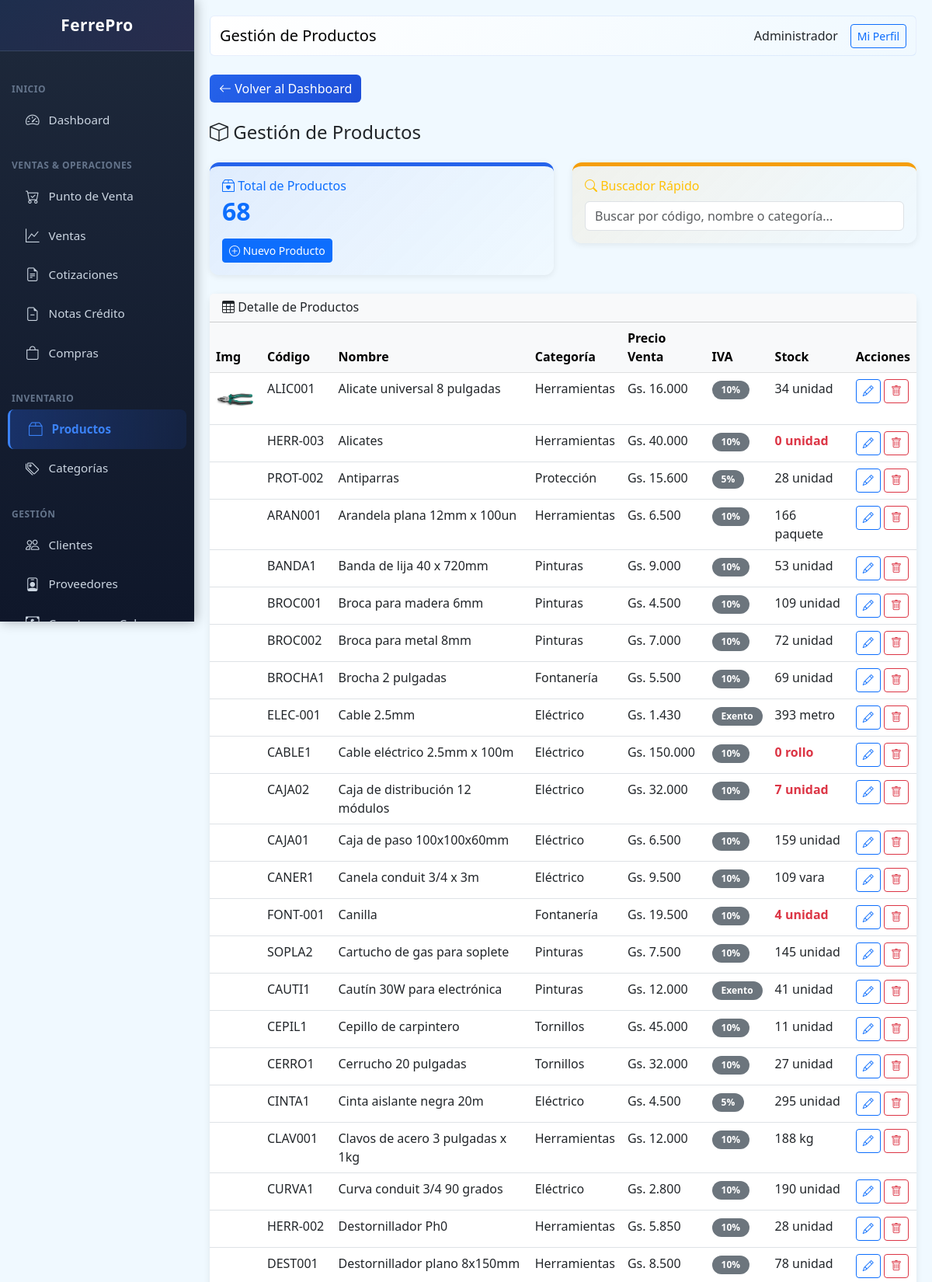
/public/index.php?page=products (signed in, upper part), run on the app's committed database.
### tables this page shows
CREATE TABLE users (
                id INTEGER PRIMARY KEY AUTOINCREMENT,
                name TEXT NOT NULL,
                email TEXT UNIQUE,
                password TEXT NOT NULL,
                role TEXT DEFAULT 'vendedor',
                active INTEGER DEFAULT 1,
                created_at DATETIME DEFAULT CURRENT_TIMESTAMP
            , last_login DATETIME, last_password_change DATETIME, failed_login_attempts INTEGER DEFAULT 0, locked_until DATETIME, two_fa_enabled INTEGER DEFAULT 0, two_fa_secret TEXT);

CREATE TABLE products (
                id INTEGER PRIMARY KEY AUTOINCREMENT,
                code TEXT UNIQUE,
                barcode TEXT,
                name TEXT NOT NULL,
                description TEXT,
                category_id INTEGER,
                provider_id INTEGER,
                unit TEXT DEFAULT 'unidad',
                cost_price REAL DEFAULT 0,
                sale_price REAL DEFAULT 0,
                wholesale_price REAL DEFAULT 0,
                stock INTEGER DEFAULT 0,
                min_stock INTEGER DEFAULT 5,
                location TEXT,
                active INTEGER DEFAULT 1,
                created_at DATETIME DEFAULT CURRENT_TIMESTAMP, iva INTEGER DEFAULT 10, image TEXT,
                FOREIGN KEY (category_id) REFERENCES categories(id),
                FOREIGN KEY (provider_id) REFERENCES providers(id)
            );

CREATE TABLE categories (
                id INTEGER PRIMARY KEY AUTOINCREMENT,
                name TEXT NOT NULL,
                description TEXT,
                parent_id INTEGER,
                active INTEGER DEFAULT 1,
                created_at DATETIME DEFAULT CURRENT_TIMESTAMP
            );

### class/Database.php (called while the page is built, shortened)
<?php
class Database extends PDO {
    private static $instance = null;
    public static function getInstance() {
        if (self::$instance === null) {
            self::$instance = new self();
        }
        return self::$instance;
    }
}

### class/Format.php (called while the page is built, shortened)
<?php
class Format {
    public static function money($amount) {
        $amount = floatval($amount);
        return 'Gs. ' . number_format($amount, 0, ',', '.');
    }
}

### views/products/index.php (the view, shortened to what this page needs)
<?php
$pageTitle = 'Gestión de Productos';
$sort = $_GET['sort'] ?? 'name';
$orderBy = $sort === 'stock' ? 'p.stock ASC, p.min_stock DESC' : 'p.name';
$products = db()->query("SELECT p.*, c.name as category_name FROM products p LEFT JOIN categories c ON p.category_id = c.id WHERE p.active = 1 ORDER BY $orderBy")->fetchAll(PDO::FETCH_ASSOC);
$rows_html = '';
foreach ($products as $p) {
    $stockClass = $p['stock'] <= $p['min_stock'] ? 'text-danger fw-bold' : '';
    $iva_label = $p['iva'] == 0 ? 'Exento' : $p['iva'] . '%';
    $imgHtml = !empty($p['image']) ? '<img src="' . BASE_URL . '/' . htmlspecialchars($p['image']) . '" style="max-height: 50px;">' : '';
    $rows_html .= '<tr>
        <td>' . $imgHtml . '</td>
        <td>' . htmlspecialchars($p['code']) . '</td>
        <td>' . htmlspecialchars($p['name']) . '</td>
        <td>' . ($p['category_name'] ?? '-') . '</td>
        <td>' . Format::money($p['sale_price']) . '</td>
        <td><span class="badge bg-secondary">' . $iva_label . '</span></td>
        <td class="' . $stockClass . '">' . $p['stock'] . ' ' . $p['unit'] . '</td>
        <td>
            <a href="?page=products&action=edit&id=' . $p['id'] . '" class="btn btn-sm btn-outline-primary"><i class="bi bi-pencil"></i></a>
            <a href="?page=products&action=delete&id=' . $p['id'] . '" class="btn btn-sm btn-outline-danger" onclick="return confirm(\'Confirmar?\')"><i class="bi bi-trash"></i></a>
        </td>
    </tr>';
}
$content = '
<div class="mb-4">
    <a href="?page=dashboard" class="btn btn-nav-back me-2"><i class="bi bi-arrow-left"></i> Volver al Dashboard</a>
</div>
<h4 class="mb-4"><i class="bi bi-box"></i> Gestión de Productos</h4>
<div class="row mb-4">
    <div class="col-md-6">
        <div class="card" style="border-top: 5px solid var(--primary); background: linear-gradient(135deg, rgba(37, 99, 235, 0.08), transparent);">
            <div class="card-body">
                <h6 class="text-primary mb-1"><i class="bi bi-box2-heart"></i> Total de Productos</h6>
                <h3 class="mb-0 text-primary" style="font-size: 2rem; font-weight: 700;">' . count($products) . '</h3>
                <a href="?page=products&action=new" class="btn btn-sm btn-primary mt-3"><i class="bi bi-plus-circle"></i> Nuevo Producto</a>
            </div>
        </div>
    </div>
    <div class="col-md-6">
        <div class="card" style="border-top: 5px solid var(--warning); background: linear-gradient(135deg, rgba(245, 158, 11, 0.08), transparent);">
            <div class="card-body">
                <h6 class="text-warning mb-1"><i class="bi bi-search"></i> Buscador Rápido</h6>
                <input type="text" id="search" class="form-control" placeholder="Buscar por código, nombre o categoría..." style="margin-top: 10px;">
            </div>
        </div>
    </div>
</div>
<div class="card">
    <div class="card-header bg-light">
        <h6 class="mb-0"><i class="bi bi-table"></i> Detalle de Productos</h6>
    </div>
    <div class="card-body p-0">
        <div class="table-responsive">
            <table class="table table-hover mb-0" id="tabla">
                <thead class="table-light">
                    <tr>
                        <th>Img</th>
                        <th>Código</th>
                        <th>Nombre</th>
                        <th>Categoría</th>
                        <th>Precio Venta</th>
                        <th>IVA</th>
                        <th>Stock</th>
                        <th>Acciones</th>
                    </tr>
                </thead>
                <tbody>
                    ' . $rows_html . '
                </tbody>
            </table>
        </div>
    </div>
</div>
<script>
document.getElementById("search").addEventListener("keyup", function() {
    var filter = this.value.toLowerCase();
    document.querySelectorAll("#tabla tbody tr").forEach(function(row) {
        row.style.display = row.textContent.toLowerCase().includes(filter) ? "" : "none";
    });
});
</script>';

### views/layouts/main.php (shortened to what this page needs)
<!DOCTYPE html>
<html lang="es">
<head>
    <link rel="stylesheet" href="https://cdn.jsdelivr.net/npm/bootstrap@5.3.0/dist/css/bootstrap.min.css">
    <link rel="stylesheet" href="https://cdn.jsdelivr.net/npm/bootstrap-icons@1.10.0/font/bootstrap-icons.css">
</head>
<body>
    <div class="sidebar">
        <div class="logo-section">
            <h5><i class="bi bi-hammer-wrench"></i> FerrePro</h5>
        </div>
        <nav class="nav flex-column">
            <div class="nav-section">Inicio</div>
            <a class="nav-link" href="?page=dashboard"><i class="bi bi-speedometer2"></i> Dashboard</a>
            <div class="nav-section">Ventas & Operaciones</div>
            <a class="nav-link" href="?page=pos"><i class="bi bi-cart-check"></i> Punto de Venta</a>
            <a class="nav-link" href="?page=sales"><i class="bi bi-graph-up"></i> Ventas</a>
            <a class="nav-link" href="?page=quotes"><i class="bi bi-file-earmark-text"></i> Cotizaciones</a>
            <a class="nav-link" href="?page=credit_notes"><i class="bi bi-file-earmark-minus"></i> Notas Crédito</a>
            <a class="nav-link" href="?page=purchases"><i class="bi bi-bag"></i> Compras</a>
            <div class="nav-section">Inventario</div>
            <a class="nav-link" href="?page=products"><i class="bi bi-box2"></i> Productos</a>
            <a class="nav-link" href="?page=categories"><i class="bi bi-tags"></i> Categorías</a>
            <div class="nav-section">Gestión</div>
            <a class="nav-link" href="?page=clients"><i class="bi bi-people"></i> Clientes</a>
            <a class="nav-link" href="?page=providers"><i class="bi bi-person-badge"></i> Proveedores</a>
            <a class="nav-link" href="?page=receivable"><i class="bi bi-cash-coin"></i> Cuentas por Cobrar</a>
        </nav>
    </div>
    <div class="main-content">
        <nav class="navbar navbar-expand-lg mb-4 rounded">
            <div class="container-fluid">
                <span class="navbar-brand mb-0 h1"><?= $pageTitle ?? 'FerrePro' ?></span>
                <div class="d-flex align-items-center gap-3">
                    <span><?= user()['name'] ?? '' ?></span>
                    <a href="?page=profile" class="btn btn-sm btn-outline-primary">Mi Perfil</a>
                </div>
            </div>
        </nav>
        <?= $content ?? '' ?>
    </div>
</body>
</html>

### views/layouts/main.php (style rules this page uses)
:root { --primary: #2563eb; --success: #10b981; --danger: #ef4444; --warning: #f59e0b; --info: #06b6d4; --secondary: #8b5cf6; --dark: #1e293b; }
body { font-family: 'Segoe UI', sans-serif; background: #f0f9ff; }
.sidebar { width: 250px; background: linear-gradient(180deg, #1e293b 0%, #0f172a 100%); height: 100vh; position: fixed; top: 0; left: 0; overflow-y: auto; box-shadow: 2px 0 15px rgba(0,0,0,0.3); z-index: 1000; }
.sidebar .logo-section { padding: 20px; text-align: center; border-bottom: 1px solid rgba(148, 163, 184, 0.2); background: linear-gradient(135deg, rgba(37, 99, 235, 0.1) 0%, rgba(139, 92, 246, 0.1) 100%); }
.sidebar .logo-section h5 { color: white; margin: 0; font-weight: 700; font-size: 1.3rem; letter-spacing: 0.5px; }
.sidebar nav { padding: 15px 0; }
.sidebar .nav-link { color: #cbd5e1; padding: 12px 20px; border-left: 3px solid transparent; display: flex; align-items: center; gap: 12px; transition: all 0.3s ease; margin: 0 10px; border-radius: 8px; font-size: 0.95rem; }
.sidebar .nav-link i { font-size: 1.1rem; transition: all 0.3s ease; }
.sidebar .nav-link.active { background: linear-gradient(90deg, rgba(37, 99, 235, 0.3) 0%, rgba(37, 99, 235, 0.1) 100%); color: #3b82f6; border-left-color: #3b82f6; font-weight: 600; padding-left: 24px; }
.sidebar .nav-link.active i { color: #3b82f6; }
.nav-section { padding: 15px 15px 5px 15px; font-size: 0.75rem; font-weight: 700; text-transform: uppercase; color: #64748b; letter-spacing: 0.5px; margin-top: 10px; }
.main-content { margin-left: 250px; padding: 20px; }
.navbar { background: linear-gradient(135deg, #ffffff 0%, #f0f9ff 100%); border-radius: 10px; border: 1px solid rgba(37, 99, 235, 0.1); }
.card { border: none; border-radius: 12px; box-shadow: 0 2px 8px rgba(0,0,0,0.08); transition: all 0.3s ease; }
.btn-nav-back { background: linear-gradient(135deg, var(--primary), #1d4ed8); color: white; border: none; }
.badge { border-radius: 20px; padding: 6px 12px; font-weight: 600; }

### data on the page
users: name "Administrador"
products: image (picture), code "ALIC001", name "Alicate universal 8 pulgadas", category.name "Herramientas", sale_price "Gs. 16.000", iva "10%", stock "34", unit "unidad"
products: code "HERR-003", name "Alicates", category.name "Herramientas", sale_price "Gs. 40.000", iva "10%", stock "0", unit "unidad"
products: code "PROT-002", name "Antiparras", category.name "Protección", sale_price "Gs. 15.600", iva "5%", stock "28", unit "unidad"
products: code "ARAN001", name "Arandela plana 12mm x 100un", category.name "Herramientas", sale_price "Gs. 6.500", iva "10%", stock "166", unit "paquete"
products: code "BANDA1", name "Banda de lija 40 x 720mm", category.name "Pinturas", sale_price "Gs. 9.000", iva "10%", stock "53", unit "unidad"
products: code "BROC001", name "Broca para madera 6mm", category.name "Pinturas", sale_price "Gs. 4.500", iva "10%", stock "109", unit "unidad"
products: code "BROC002", name "Broca para metal 8mm", category.name "Pinturas", sale_price "Gs. 7.000", iva "10%", stock "72", unit "unidad"
products: code "BROCHA1", name "Brocha 2 pulgadas", category.name "Fontanería", sale_price "Gs. 5.500", iva "10%", stock "69", unit "unidad"
products: code "ELEC-001", name "Cable 2.5mm", category.name "Eléctrico", sale_price "Gs. 1.430", iva "Exento", stock "393", unit "metro"
products: code "CABLE1", name "Cable eléctrico 2.5mm x 100m", category.name "Eléctrico", sale_price "Gs. 150.000", iva "10%", stock "0", unit "rollo"
products: code "CAJA02", name "Caja de distribución 12 módulos", category.name "Eléctrico", sale_price "Gs. 32.000", iva "10%", stock "7", unit "unidad"
products: code "CAJA01", name "Caja de paso 100x100x60mm", category.name "Eléctrico", sale_price "Gs. 6.500", iva "10%", stock "159", unit "unidad"
products: code "CANER1", name "Canela conduit 3/4 x 3m", category.name "Eléctrico", sale_price "Gs. 9.500", iva "10%", stock "109", unit "vara"
products: code "FONT-001", name "Canilla", category.name "Fontanería", sale_price "Gs. 19.500", iva "10%", stock "4", unit "unidad"
products: code "SOPLA2", name "Cartucho de gas para soplete", category.name "Pinturas", sale_price "Gs. 7.500", iva "10%", stock "145", unit "unidad"
products: code "CAUTI1", name "Cautín 30W para electrónica", category.name "Pinturas", sale_price "Gs. 12.000", iva "Exento", stock "41", unit "unidad"
products: code "CEPIL1", name "Cepillo de carpintero", category.name "Tornillos", sale_price "Gs. 45.000", iva "10%", stock "11", unit "unidad"
products: code "CERRO1", name "Cerrucho 20 pulgadas", category.name "Tornillos", sale_price "Gs. 32.000", iva "10%", stock "27", unit "unidad"
products: code "CINTA1", name "Cinta aislante negra 20m", category.name "Eléctrico", sale_price "Gs. 4.500", iva "5%", stock "295", unit "unidad"
products: code "CLAV001", name "Clavos de acero 3 pulgadas x 1kg", category.name "Herramientas", sale_price "Gs. 12.000", iva "10%", stock "188", unit "kg"
products: code "CURVA1", name "Curva conduit 3/4 90 grados", category.name "Eléctrico", sale_price "Gs. 2.800", iva "10%", stock "190", unit "unidad"
products: code "HERR-002", name "Destornillador Ph0", category.name "Herramientas", sale_price "Gs. 5.850", iva "10%", stock "28", unit "unidad"
products: code "DEST001", name "Destornillador plano 8x150mm", category.name "Herramientas", sale_price "Gs. 8.500", iva "10%", stock "78", unit "unidad"

### other printed values
$pageTitle "Gestión de Productos"
count($products) "68"
